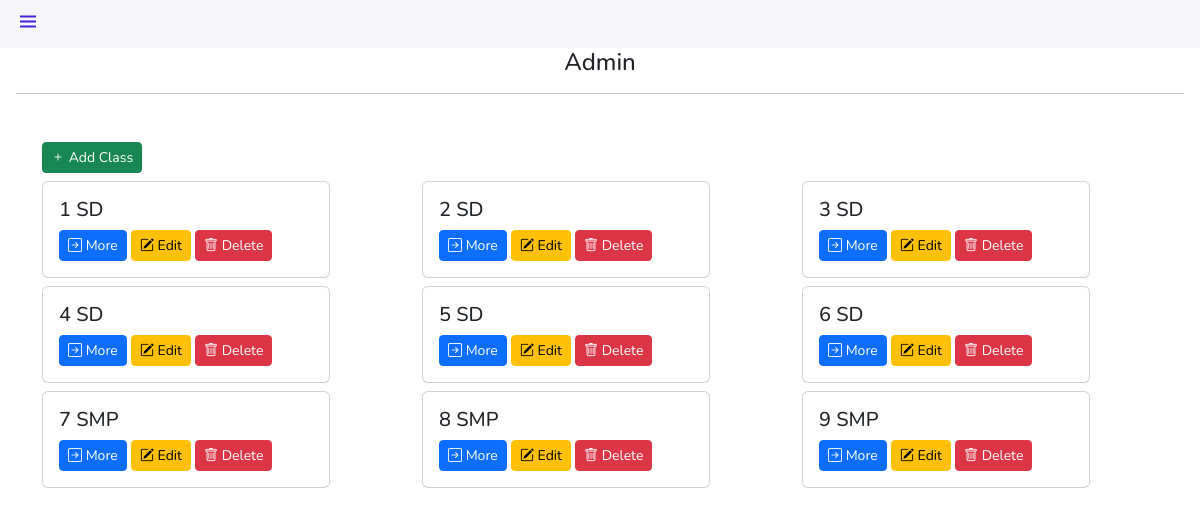
Screenshot of /admin/class.php (signed in) with the database file from the repository.
### tables this page shows
CREATE TABLE `studylevel` (
  `StudyLevelID` int(11) NOT NULL,
  `LevelName` varchar(50) DEFAULT NULL
);

### admin/class.php (the view, shortened to what this page needs)
<?php
require('../function.php');
$photoQuery = "SELECT photo FROM users WHERE id_user = {$_SESSION['user_id']}";
$photoResult = $conn->query($photoQuery);
$photoRow = $photoResult->fetch_assoc();
$image = '../' . $photoRow['photo'];
$query = "SELECT * FROM studylevel";
$result = $conn->query($query);
?>
<!DOCTYPE html>
<html lang="en">
<head>
  <link rel="stylesheet" href="https://cdn.jsdelivr.net/npm/bootstrap@5.2.3/dist/css/bootstrap.min.css">
  <link rel="stylesheet" href="https://cdn.jsdelivr.net/npm/boxicons@latest/css/boxicons.min.css">
  <link rel="stylesheet" href="https://cdn.jsdelivr.net/npm/bootstrap-icons@1.11.1/font/bootstrap-icons.css">
</head>
<body id="body-pd">
  <header class="header" id="header">
    <div class="header_toggle"> <i class='bx bx-menu' id="header-toggle"></i> </div>
    <div class="header_img">
      <img src="<?= $image ?: 'https://via.placeholder.com/150' ?>" class="img-fluid" alt="">
    </div>
  </header>
  <div>
    <h4 class="text-center">Admin</h4>
    <hr>
    <div class="container mt-5">
      <button type="button" class="btn btn-success btn-sm mb-2" data-bs-toggle="modal" data-bs-target="#addClassModal">
        <i class="bi bi-plus"></i> Add Class
      </button>
      <?php if ($result->num_rows > 0) : ?>
        <div class="row">
          <?php foreach ($result as $row) : ?>
            <?php
            $course_id = $row['StudyLevelID'];
            $course_name = $row['LevelName'];
            ?>
            <div class="col-md-4">
              <div class="card-deck mb-2">
                <div class="card" style="width: 18rem;">
                  <div class="card-body">
                    <h5 class="card-title"><?= $course_name ?></h5>
                    <a href="subject.php?material=<?= $course_id ?>" class="btn btn-primary btn-sm">
                      <i class="bi bi-arrow-right-square"></i> More
                    </a>
                    <button class="btn btn-warning btn-sm" data-bs-toggle="modal" data-bs-target="#updateModal<?= $course_id ?>">
                      <i class="bi bi-pencil-square"></i> Edit
                    </button>
                    <button class="btn btn-danger btn-sm" data-bs-toggle="modal" data-bs-target="#deleteModal<?= $course_id ?>">
                      <i class="bi bi-trash"></i> Delete
                    </button>
                  </div>
                </div>
              </div>
            </div>
          <?php endforeach; ?>
        </div>
      <?php else : ?>
        <p class="text-center">No classes available.</p>
      <?php endif; ?>
    </div>
</body>
</html>

### admin/class.php (style rules this page uses)
:root { --header-height: 3rem; --nav-width: 68px; --first-color: #4723D9; --first-color-light: #AFA5D9; --white-color: #F7F6FB; --body-font: 'Nunito', sans-serif; --normal-font-size: 1rem; --z-fixed: 100 }
body { position: relative; margin: var(--header-height) 0 0 0; padding: 0 1rem; font-family: var(--body-font); font-size: var(--normal-font-size); transition: .5s }
a { text-decoration: none }
.header { width: 100%; height: var(--header-height); position: fixed; top: 0; left: 0; display: flex; align-items: center; justify-content: space-between; padding: 0 1rem; background-color: var(--white-color); z-index: var(--z-fixed); transition: .5s }
.header_toggle { color: var(--first-color); font-size: 1.5rem; cursor: pointer }
.header_img { width: 35px; height: 35px; display: flex; justify-content: center; border-radius: 50%; overflow: hidden; }
.header_img img { width: 40px }

### rows the page displays
studylevel: LevelName "1 SD"
studylevel: LevelName "2 SD"
studylevel: LevelName "3 SD"
studylevel: LevelName "4 SD"
studylevel: LevelName "5 SD"
studylevel: LevelName "6 SD"
studylevel: LevelName "7 SMP"
studylevel: LevelName "8 SMP"
studylevel: LevelName "9 SMP"
